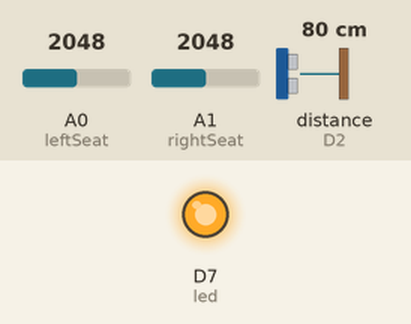
This sketch was run on a simulated Particle Photon. Parts: output pins drawn as LEDs (lit = HIGH). Wiring (inferred from the names in the program): ultrasonic range finder: trigger D3; echo D2. Inputs (shaded band) come from the test bench; at power-on: A0 (leftSeat) = 2048, A1 (rightSeat) = 2048, distance to the obstacle (sensor on D2) 80 cm. The echo pulse lasts 58.3 µs per cm; pins used as bus, display or sensor lines are not drawn.

Above: at 0.1 s.
Timing chart, 0 to 1.6 s (numbered marks = the images above):
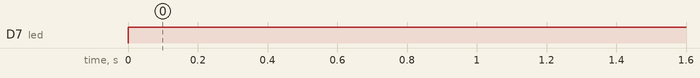

The sketch:

interrupt.ino
```cpp
int leftSeat = A0;
int rightSeat = A1;
int trigPin = D3;
int echoPin = D2;
int led = D7;
double left, right;
volatile bool echo_flag = false;
unsigned long start = 0;
volatile unsigned long duration = 0;
char s[30];

void setup() {
    pinMode(leftSeat, INPUT);
	pinMode(rightSeat, INPUT);
	pinMode(trigPin, OUTPUT);
	pinMode(echoPin, INPUT);
	pinMode(led, OUTPUT);
	Spark.variable("left", &left, DOUBLE);
	Spark.variable("right", &right, DOUBLE);
	attachInterrupt(echoPin, pub, RISING);
}

void loop() {
	left = analogRead(leftSeat);
	right = analogRead(rightSeat);
	digitalWrite(trigPin, LOW);  // Added this line
    delayMicroseconds(2); // Added this line
    digitalWrite(trigPin, HIGH);
    delayMicroseconds(10); // Added this line
    digitalWrite(trigPin, LOW);
    delayMicroseconds(2); // Added this line
    if(echo_flag) {
        sprintf(s, "Duration is %0.2f ms", duration);
	    Spark.publish("Duration Event",s);
	    echo_flag = false;
    }
	digitalWrite(led, LOW);
    start = millis();
}

void pub(){
    digitalWrite(led, HIGH);
    echo_flag = true;
    volatile unsigned long end = millis();
    duration = end - start;
}
```

Measured:
- by itself, D7 (led): LOW → HIGH at 0.00 s
